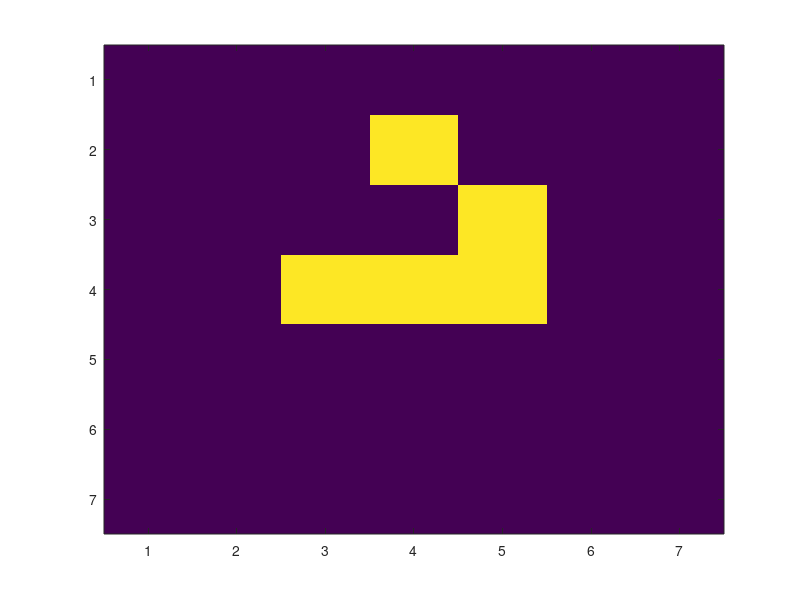

Source code (MATLAB): (Note: this script raises an error after producing the figure.)
size_univ = 7;
generations = 56;
pause_time = 0.1;

% initialize universes
universe1 = zeros(size_univ);
universe2 = zeros(size_univ);

% seed configuration (glider)
universe1(4,3) = 1;
universe1(4,4) = 1;
universe1(4,5) = 1;
universe1(3,5) = 1;
universe1(2,4) = 1;

% display
imagesc(universe1);
drawnow;
pause(pause_time);

% advance and animate
for iteration = 1 : generations
    if mod(iteration,2) == 1
        [universe1,universe2] = advance(universe1,universe2);
        imagesc(universe2);
        drawnow;
        pause(pause_time);
    else % == 2
        [universe2,universe1] = advance(universe2,universe1);
        imagesc(universe1);
        drawnow;
        pause(pause_time);
    end
end

function [univ1,univ2] = advance(univ1,univ2)

size_univ = size(univ1,1);

living_neighbors = 0;

% for cells in the interior
for row = 2 : size_univ - 1
    for col = 2 : size_univ - 1
        % North-West 1
        if univ1(row-1, col-1) == 1
            living_neighbors = living_neighbors + 1;
        end
        % West 2
        if univ1(row, col-1) == 1
            living_neighbors = living_neighbors + 1;
        end
        %South-West 3
        if univ1(row+1, col-1) == 1
            living_neighbors = living_neighbors + 1;
        end
        % North 4
        if univ1(row-1, col) == 1
            living_neighbors = living_neighbors + 1;
        end
        % South 5
        if univ1(row+1, col) == 1
            living_neighbors = living_neighbors + 1;
        end
        % North-East 6
        if univ1(row-1, col+1) == 1
            living_neighbors = living_neighbors + 1;
        end
        % East 7
        if univ1(row, col+1) == 1
            living_neighbors = living_neighbors + 1;
        end
        % South-East 8
        if univ1(row+1, col+1) == 1
            living_neighbors = living_neighbors + 1;
        end
        
        % rule 1
        if (univ1(row, col) == 1) && (living_neighbors < 2)
            univ2(row, col) = 0;
        end
        % rule 2
        if (univ1(row, col) == 1) && ...
                ((living_neighbors == 2) || (living_neighbors == 3))
            univ2(row, col) = 1;
        end
        % rule 3
        if (univ1(row, col) == 1) && (living_neighbors > 3)
            univ2(row, col) = 0;
        end
        % rule 4
        if (univ1(row, col) == 0) && (living_neighbors == 3)
            univ2(row, col) = 1;
        end
        % rule 5
        if (univ1(row, col) == 0) && (living_neighbors < 3)
            univ2(row, col) = 0;
        end
        % rule 6
        if (univ1(row, col) == 0) && (living_neighbors > 3)
            univ2(row, col) = 0;
        end
        living_neighbors = 0;
    end
end

% for cells on the boundary

% 1. left edge
% 2. right edge
% 3. top edge
% 4. bottom edge

% for the corner cells
end % function advance
